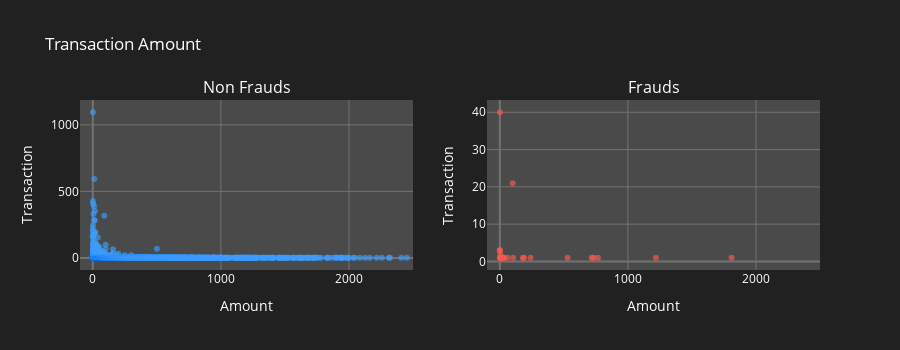
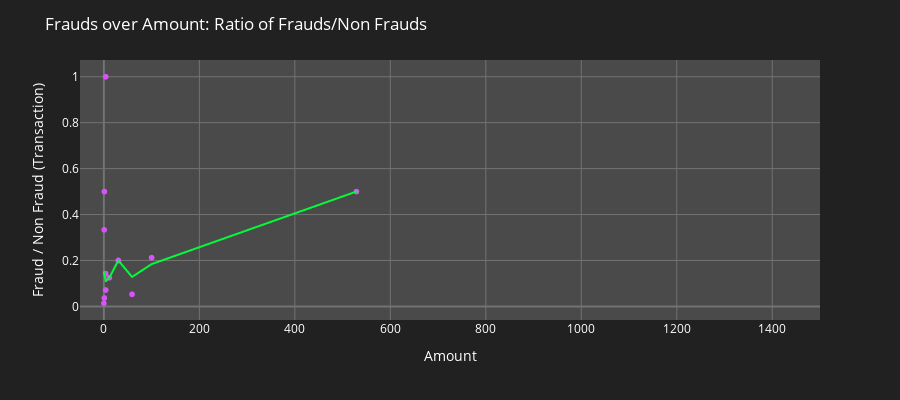

Notebook code cell kept with these figures, in order:
### Markdown cell above
**Let's see the transaction amount of valid and fraudulent transaction; and also the ratio of counts of fraudulent to valid transaction for a given amount.**

### Code cell
# Transaction count with non frauds over Amount
amount_0 = df_eda[df_eda['Class']==0].groupby('Amount').count()["Class"]

# Transaction count with frauds over Amount
amount_1 = df_eda[df_eda['Class']==1].groupby('Amount').count()["Class"]

# Concatenate
amounts_df = pd.concat([amount_0, amount_1], axis=1, keys=["Class 0", "Class 1"])
amounts_df["ratio"] = (amounts_df["Class 1"]/amounts_df["Class 0"])

# Removing inf values generated due to (0/0)
df_amounts = amounts_df[amounts_df['ratio'] != np.inf].reset_index()

# Subplots
fig = make_subplots(
    rows=1, cols=2,
    specs=[[{}, {}]],
    subplot_titles=("Non Frauds","Frauds"))


fig.add_trace(go.Scatter(x=df_amounts["Amount"], y=df_amounts["Class 0"], mode='markers', marker_opacity=0.65, name="Transactions", marker = {'color' : colors[1]}),
                 row=1, col=1)

fig.add_trace(go.Scatter(x=df_amounts["Amount"], y=df_amounts["Class 1"], mode='markers', marker_opacity=0.65, name="Transactions", marker = {'color' : colors[0]}),
                 row=1, col=2)

fig2 = px.scatter(x=df_amounts["Amount"], y=df_amounts["ratio"], trendline="lowess")

# Layout and axes configs
fig.update_layout(showlegend=False, title_text="Transaction Amount",height=350, plot_bgcolor=colors[3], paper_bgcolor=colors[4], font_color=colors[5])
fig.update_xaxes(range=[-100, 2500], gridcolor=colors[6], color = colors[5], zerolinecolor=colors[6])
fig.update_yaxes(gridcolor=colors[6], color = colors[5], zerolinecolor=colors[6])

fig2.update_layout(showlegend=False, title_text="Frauds over Amount: Ratio of Frauds/Non Frauds",height=400, plot_bgcolor=colors[3], paper_bgcolor=colors[4], font_color=colors[5], xaxis_title="Amount", yaxis_title="Fraud / Non Fraud (Transaction)")
fig2.update_traces(line_color=colors[7], marker_color=colors[2])
fig2.update_xaxes(range=[-50, 1500], gridcolor=colors[6], color = colors[5], zerolinecolor=colors[6])
fig2.update_yaxes(gridcolor=colors[6], zerolinecolor=colors[6])

# Axes labels
fig['layout']['xaxis']['title']='Amount'
fig['layout']['yaxis']['title']='Transaction'
fig['layout']['xaxis2']['title']='Amount'
fig['layout']['yaxis2']['title']='Transaction'

fig.show()
fig2.show()

### Figure 1 — Plotly figure (JSON) as saved in the notebook; plotly's stock layout.template omitted (floating-point values rounded to 4 significant figures; data arrays with more than 128 entries replaced by an {"elided": "..."} marker saying what was removed)
{"data": [{"marker": {"color": "#3d9dfc", "opacity": 0.65}, "mode": "markers", "name": "Transactions", "x": {"elided": "7584 float values"}, "y": {"elided": "7584 int values"}, "type": "scatter", "xaxis": "x", "yaxis": "y"}, {"marker": {"color": "#FF5851", "opacity": 0.65}, "mode": "markers", "name": "Transactions", "x": {"elided": "7584 float values"}, "y": {"elided": "7584 int values"}, "type": "scatter", "xaxis": "x2", "yaxis": "y2"}], "layout": {"xaxis": {"anchor": "y", "domain": [0, 0.45], "range": [-100, 2500], "gridcolor": "#727372", "color": "#ffffff", "zerolinecolor": "#727372", "title": {"text": "Amount"}}, "yaxis": {"anchor": "x", "domain": [0, 1], "gridcolor": "#727372", "color": "#ffffff", "zerolinecolor": "#727372", "title": {"text": "Transaction"}}, "xaxis2": {"anchor": "y2", "domain": [0.55, 1], "range": [-100, 2500], "gridcolor": "#727372", "color": "#ffffff", "zerolinecolor": "#727372", "title": {"text": "Amount"}}, "yaxis2": {"anchor": "x2", "domain": [0, 1], "gridcolor": "#727372", "color": "#ffffff", "zerolinecolor": "#727372", "title": {"text": "Transaction"}}, "annotations": [{"font": {"size": 16}, "showarrow": false, "text": "Non Frauds", "x": 0.225, "xanchor": "center", "xref": "paper", "y": 1, "yanchor": "bottom", "yref": "paper"}, {"font": {"size": 16}, "showarrow": false, "text": "Frauds", "x": 0.775, "xanchor": "center", "xref": "paper", "y": 1, "yanchor": "bottom", "yref": "paper"}], "title": {"text": "Transaction Amount"}, "font": {"color": "#ffffff"}, "showlegend": false, "height": 350, "plot_bgcolor": "#494a49", "paper_bgcolor": "#212121"}}

### Figure 2 — Plotly figure (JSON) as saved in the notebook; plotly's stock layout.template omitted (floating-point values rounded to 4 significant figures; data arrays with more than 128 entries replaced by an {"elided": "..."} marker saying what was removed)
{"data": [{"hovertemplate": "x=%{x}<br>y=%{y}<extra></extra>", "legendgroup": "", "marker": {"color": "#d852fa", "symbol": "circle"}, "mode": "markers", "name": "", "showlegend": false, "x": {"elided": "7584 float values"}, "xaxis": "x", "y": {"elided": "7584 float values"}, "yaxis": "y", "type": "scattergl", "line": {"color": "#03fc39"}}, {"hovertemplate": "<b>LOWESS trendline</b><br><br>x=%{x}<br>y=%{y} <b>(trend)</b><extra></extra>", "legendgroup": "", "marker": {"color": "#d852fa", "symbol": "circle"}, "mode": "lines", "name": "", "showlegend": false, "x": [0, 0.68, 1, 1.1, 3.76, 3.79, 3.93, 11.39, 30.3, 30.39, 59, 99.99, 529], "xaxis": "x", "y": [0.1491, 0.1429, 0.1401, 0.1392, 0.1122, 0.1118, 0.1097, 0.1248, 0.1997, 0.2, 0.1283, 0.1841, 0.5002], "yaxis": "y", "type": "scattergl", "line": {"color": "#03fc39"}}], "layout": {"xaxis": {"anchor": "y", "domain": [0, 1], "title": {"text": "Amount"}, "range": [-50, 1500], "gridcolor": "#727372", "color": "#ffffff", "zerolinecolor": "#727372"}, "yaxis": {"anchor": "x", "domain": [0, 1], "title": {"text": "Fraud / Non Fraud (Transaction)"}, "gridcolor": "#727372", "zerolinecolor": "#727372"}, "legend": {"tracegroupgap": 0}, "margin": {"t": 60}, "title": {"text": "Frauds over Amount: Ratio of Frauds/Non Frauds"}, "font": {"color": "#ffffff"}, "showlegend": false, "height": 400, "plot_bgcolor": "#494a49", "paper_bgcolor": "#212121"}}
